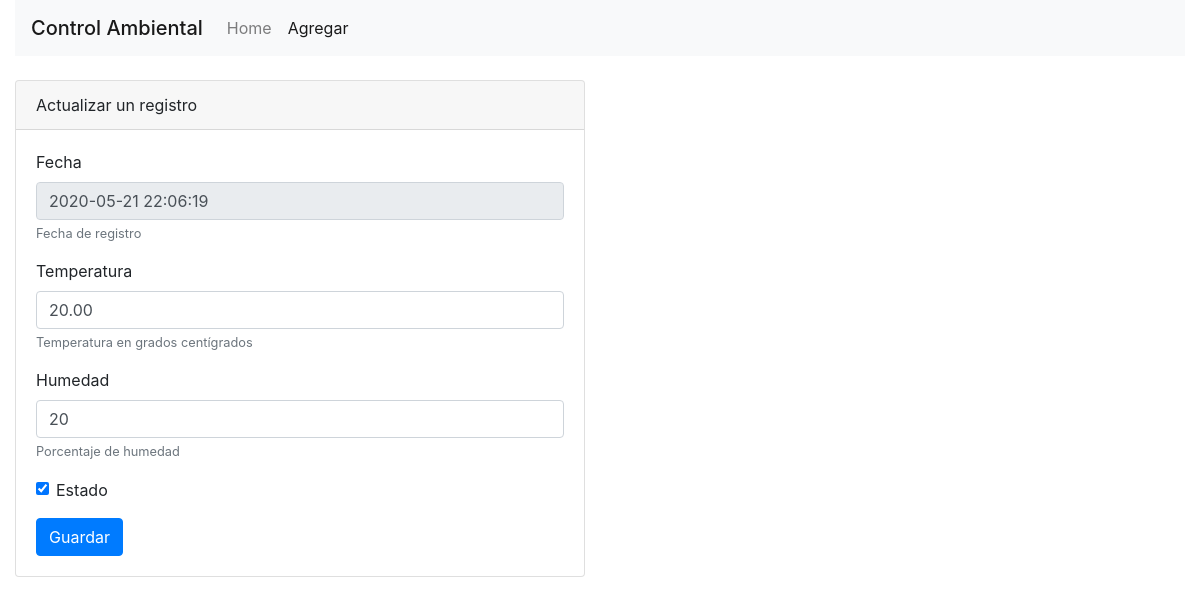
Page /editar.php?id=1317 on the committed database.
### tables this page shows
CREATE TABLE `variables` (
  `id` int(11) NOT NULL,
  `fecha` datetime NOT NULL,
  `temperatura` decimal(5,2) NOT NULL,
  `humedad` int(11) NOT NULL,
  `dht` decimal(9,4) NOT NULL,
  `estado` tinyint(1) NOT NULL
);

### editar.php (the view, shortened to what this page needs)
<!DOCTYPE html>
<html>
<head>
    <link rel="stylesheet" href="css/bootstrap.min.css">
</head>
<body>
    <div class="container-fluid">
        <nav class="navbar navbar-expand-lg navbar-light bg-light">
            <span class="navbar-brand mb-0 h1">Control Ambiental</span>
            <div class="collapse navbar-collapse" id="navbarNav">
                <ul class="navbar-nav">
                    <li class="nav-item">
                        <a class="nav-link" href="index.php">Home</a>
                    </li>
                    <li class="nav-item active">
                        <a class="nav-link" href="agregar.html">Agregar <span class="sr-only">(current)</span></a>
                    </li>
                </ul>
            </div>
        </nav>
        <br>
        <div class="row">
            <div class="col-6">
                <div class="card">
                    <div class="card-header">
                        Actualizar un registro
                    </div>
                    <div class="card-body">
                        <?php
                        include_once "conexion.php";
                        $id = $_REQUEST['id'];
                        $sentencia = "select * from variables where id = $id";
                        $resultado = $conn->query($sentencia);
                        $registro = $resultado->fetch_assoc();
                        $check = "";
                        if ($registro["estado"] == 1){
                            $check = "checked";
                        }
                        ?>
                        <form method="POST" action="actualizar.php">
                            <div class="form-group">
                                <label for="txtFecha">Fecha</label>
                                <input type="text" readonly value="<?php echo $registro["fecha"]; ?>" name="txtFecha" class="form-control" id="txtFecha" aria-describedby="fechaHelp">
                                <small id="fechaHelp" class="form-text text-muted">Fecha de registro</small>
                            </div>
                            <div class="form-group">
                                <label for="txtTemp">Temperatura</label>
                                <input type="number" value="<?php echo $registro["temperatura"]; ?>" name="txtTemp" step="0.01" class="form-control" id="txtTemp" aria-describedby="tempHelp">
                                <small id="tempHelp" class="form-text text-muted">Temperatura en grados centígrados</small>
                            </div>
                            <div class="form-group">
                                <label for="txtHum">Humedad</label>
                                <input type="number" value="<?php echo $registro["humedad"]; ?>" name="txtHum" step="1" class="form-control" id="txtHum" aria-describedby="humHelp">
                                <small id="humHelp" class="form-text text-muted">Porcentaje de humedad</small>
                            </div>
                            <div class="form-group form-check">
                                <input type="checkbox" <?php echo $check; ?> class="form-check-input" id="chkEstado" name="chkEstado">
                                <label class="form-check-label" for="chkEstado">Estado</label>
                            </div>
                            <button type="submit" class="btn btn-primary">Guardar</button>
                        </form>
                    </div>
                </div>
            </div>
        </div>
    </div>
</body>
</html>

### rows in the picture
variables: txtFecha "2020-05-21 22:06:19", txtTemp "20.00", txtHum "20"
